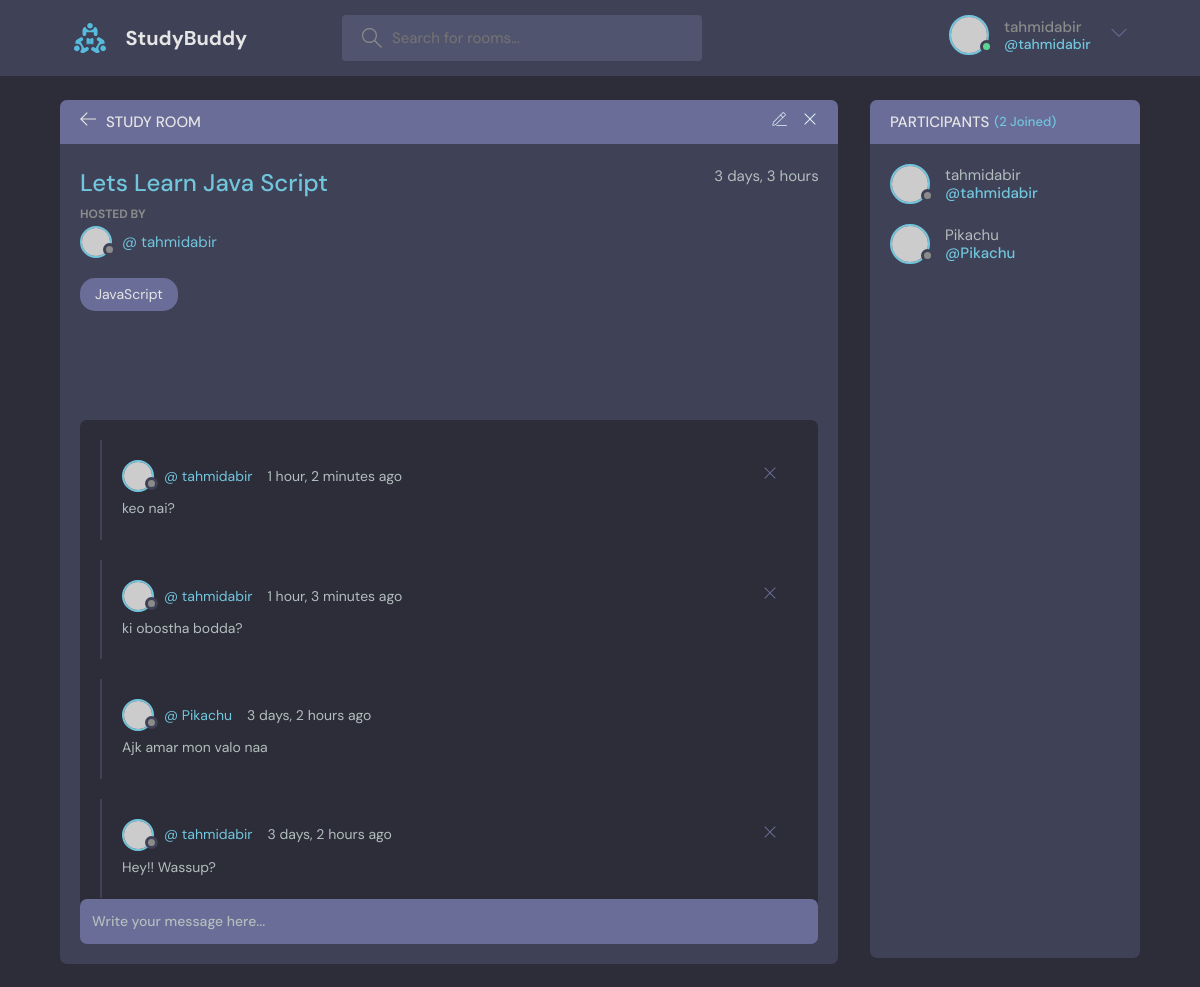
Screenshot of /room/1/ (signed in) with the database file from the repository.
### base/models.py (models this page shows, shortened)
class Room(models.Model):
    host = models.ForeignKey(User, on_delete=models.SET_NULL,null=True)
    topic = models.ForeignKey(Topic, on_delete=models.SET_NULL,null=True)
    name = models.CharField(max_length=200)
    description = models.TextField(null=True, blank=True)
    participants=models.ManyToManyField(User,related_name='participants',blank=True)
    updated = models.DateTimeField(auto_now=True)  # auto_now updates everytime it got updated
    created = models.DateTimeField(auto_now_add=True)  # auto_mow_add only update once while updating
    class Meta:
        ordering = ['-updated','-created']

class Topic(models.Model):
    name = models.CharField(max_length=200)
    def __str__(self):
        return self.name

class Message(models.Model):
    user = models.ForeignKey(User, on_delete=models.CASCADE)
    room = models.ForeignKey(Room, on_delete=models.CASCADE)
    body = models.TextField()
    updated = models.DateTimeField(auto_now=True)
    created = models.DateTimeField(auto_now_add=True)
    class Meta:
        ordering = ['-updated','-created']

### base/views.py (the view, shortened to what this page needs)
# urls.py: path('room/<str:pk>/', views.room, name='room'),
def room(request,pk):
    room=Room.objects.get(id=pk)
    room_messages = room.message_set.all()
    participants = room.participants.all()
    context={'room':room,'room_messages': room_messages, 'participants' : participants}
    return render(request, 'base/room.html',context)

### base/templates/base/room.html (shortened to what this page needs)
{% extends 'main.html' %}
{% block content %}
    <main class="profile-page layout layout--2">
      <div class="container">
        <div class="room">
          <div class="room__top">
            <div class="room__topLeft">
              <a href="{%url 'home' %}">
                <svg version="1.1" xmlns="http://www.w3.org/2000/svg" width="32" height="32" viewBox="0 0 32 32">
                  <title>arrow-left</title>
                  <path
                    d="M13.723 2.286l-13.723 13.714 13.719 13.714 1.616-1.611-10.96-10.96h27.625v-2.286h-27.625l10.965-10.965-1.616-1.607z"
                  ></path>
                </svg>
              </a>
              <h3>Study Room</h3>
            </div>
            {% if room.host == request.user%}
            <div class="room__topRight">
              <a href="{%url 'update-room' room.id%}">
              </a>
              <a href="{%url 'delete-room' room.id%}">
                <svg version="1.1" xmlns="http://www.w3.org/2000/svg" width="32" height="32" viewBox="0 0 32 32">
                  <title>remove</title>
                  <path
                    d="M27.314 6.019l-1.333-1.333-9.98 9.981-9.981-9.981-1.333 1.333 9.981 9.981-9.981 9.98 1.333 1.333 9.981-9.98 9.98 9.98 1.333-1.333-9.98-9.98 9.98-9.981z"
                  ></path>
                </svg>
              </a>
            </div>
        {%endif%}
          </div>
          <div class="room__box scroll">
            <div class="room__header scroll">
              <div class="room__info">
                <h3>{{room.name}}</h3>
                <span>{{room.created|timesince}}</span>
              </div>
              <div class="room__hosted">
                <p>Hosted By</p>
                <a href="{% url 'user-profile' room.host.id %}" class="room__author">
                  <div class="avatar avatar--small">
                    <img src="https://randomuser.me/api/portraits/men/37.jpg" />
                  </div>
                  <span>@ {{user.username}} </span>
                </a>
              </div>
              <span class="room__topics">{{room.topic}}</span>
            </div>
            <div class="room__conversation">
              <div class="threads scroll">
                 {% for message in room_messages %}
                <div class="thread">
                  <div class="thread__top">
                    <div class="thread__author">
                      <a href="{%url 'user-profile' message.user.id %}" class="thread__authorInfo">
                        <div class="avatar avatar--small">
                          <img src="https://randomuser.me/api/portraits/men/37.jpg" />
                        </div>
                        <span>@ {{message.user.username}}</span>
                      </a>
                      <span class="thread__date">{{message.created|timesince}} ago</span>
                    </div>
                    {% if request.user == message.user %}
                    <a href="{% url 'delete-message' message.id %}">
                    <div class="thread__delete">
                      <svg version="1.1" xmlns="http://www.w3.org/2000/svg" width="32" height="32" viewBox="0 0 32 32">
                        <title>remove</title>
                        <path
                          d="M27.314 6.019l-1.333-1.333-9.98 9.981-9.981-9.981-1.333 1.333 9.981 9.981-9.981 9.98 1.333 1.333 9.981-9.98 9.98 9.98 1.333-1.333-9.98-9.98 9.98-9.981z"
                        ></path>
                      </svg>
                    </div>
                      </a>
                    {%endif%}
                  </div>
                  <div class="thread__details">
            {{message.body}}
                  </div>
                </div>
                {%endfor%}
              </div>
            </div>
          </div>
          {% if request.user.is_authenticated %}
          <div class="room__message">
            <form method = "POST" action="">
              <input type="text" name="body" placeholder="Write your message here..." /></form>
          </div>
          {%endif%}
        </div>
        <div class="participants">
          <h3 class="participants__top">Participants <span>({{participants.count}} Joined)</span></h3>
          <div class="participants__list scroll">
            {% for user in participants%}
            <a href="{% url 'user-profile' user.id %}" class="participant">
              <div class="avatar avatar--medium">
                <img src="https://randomuser.me/api/portraits/men/37.jpg" />
              </div>
              <p>
                {{user.username}}
                <span>@{{user.username}}</span>
              </p>
            </a>
      {%endfor%}
          </div>
        </div>
      </div>
    </main>
{%endblock content%}

### templates/navbar.html (shortened to what this page needs)
{% load static %}
    <header class="header header--loggedIn">
      <div class="container">
        <a href="{%url 'home' %}" class="header__logo">
          <img src="{%static 'images/logo.svg'%}" />
          <h1>StudyBuddy</h1>
        </a>
        <form class="header__search" method="GET" action="{% url 'home' %}">
          <label>
            <input name="q" placeholder="Search for rooms..." />
          </label>
        </form>
        <nav class="header__menu">
          {% if request.user.is_authenticated %}
          <div class="header__user">
            <a href="profile.html">
              <div class="avatar avatar--medium active">
                <img src="https://randomuser.me/api/portraits/men/37.jpg" />
              </div>
              <p>{{user.username}} <span>@{{request.user.username}}</span></p>
            </a>
            <button class="dropdown-button">
              <svg version="1.1" xmlns="http://www.w3.org/2000/svg" width="32" height="32" viewBox="0 0 32 32">
                <title>chevron-down</title>
                <path d="M16 21l-13-13h-3l16 16 16-16h-3l-13 13z"></path>
              </svg>
            </button>
          </div>
          {%else%}
         <a href="{%url 'login' %}">
            <img src="{%static 'images/avatar.svg'%}" />
            <p>Login</p>
          </a>
          {%endif%}
        </nav>
      </div>
    </header>

### rows the page displays
Room: name "Lets Learn Java Script", created "3 days, 3 hours", topic "JavaScript"
Message: user.username "tahmidabir", created "1 hour, 2 minutes", body "keo nai?"
Message: user.username "tahmidabir", created "1 hour, 3 minutes", body "ki obostha bodda?"
Message: user.username "Pikachu", created "3 days, 2 hours", body "Ajk amar mon valo naa"
Message: user.username "tahmidabir", created "3 days, 2 hours", body "Hey!! Wassup?"

### other values shown
{{ user.username }} "tahmidabir"
{{ request.user.username }} "tahmidabir"
{{ participants.count }} "2"
{{ user.username }} "Pikachu"
